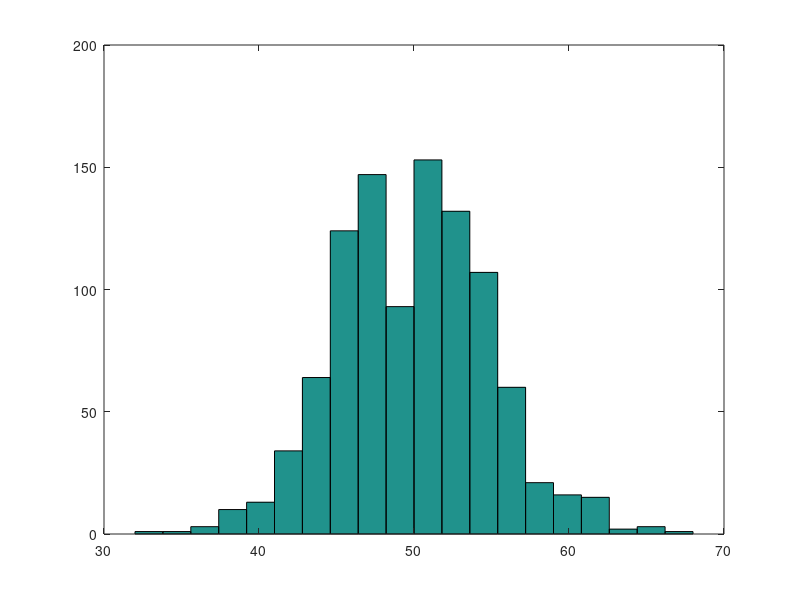

The MATLAB script that drew this image:
repeat_exp = 1000;
repeat_toss = 100;

heads = 0;
n_heads = [];

for i = 1:repeat_exp
  heads = 0;
  for j = 1:repeat_toss
    if randi(2) == 1
      heads++;
    endif
  endfor
  n_heads = [n_heads, heads];
endfor

hist(n_heads, 20);

